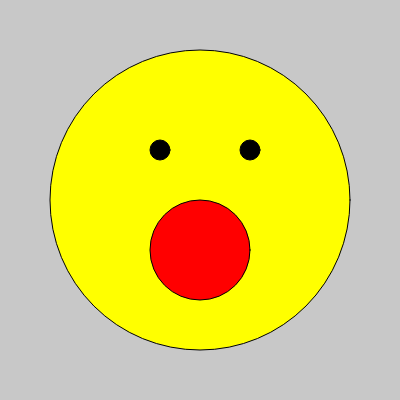
Frame 1 (no input)
Frame 60 (no input): identical to frame 1, image omitted
Frame 120 (the mouse pressed at the canvas centre since frame 60): identical to frame 1, image omitted

The p5.js sketch that drew this single still picture (run headless with seeded random() and noise() and a simulated clock; from frame 60 on, the mouse is pressed at the canvas centre):

// p5.js sketch
// ── sketch.js

var eyeSize= 20;
var mouthSize = 100;


function setup() {
  createCanvas (400,400);
  
}

function draw() {
  background (200);
  
  //face
  fill (255,255,0);
  ellipse (200,200,300);
  
  //eyes
  fill (0);
  ellipse (160, 150, eyeSize);
  ellipse (250, 150, eyeSize);
  
  //mouth
  fill (255,0,0);
  ellipse (200,250, mouthSize);
  
}
